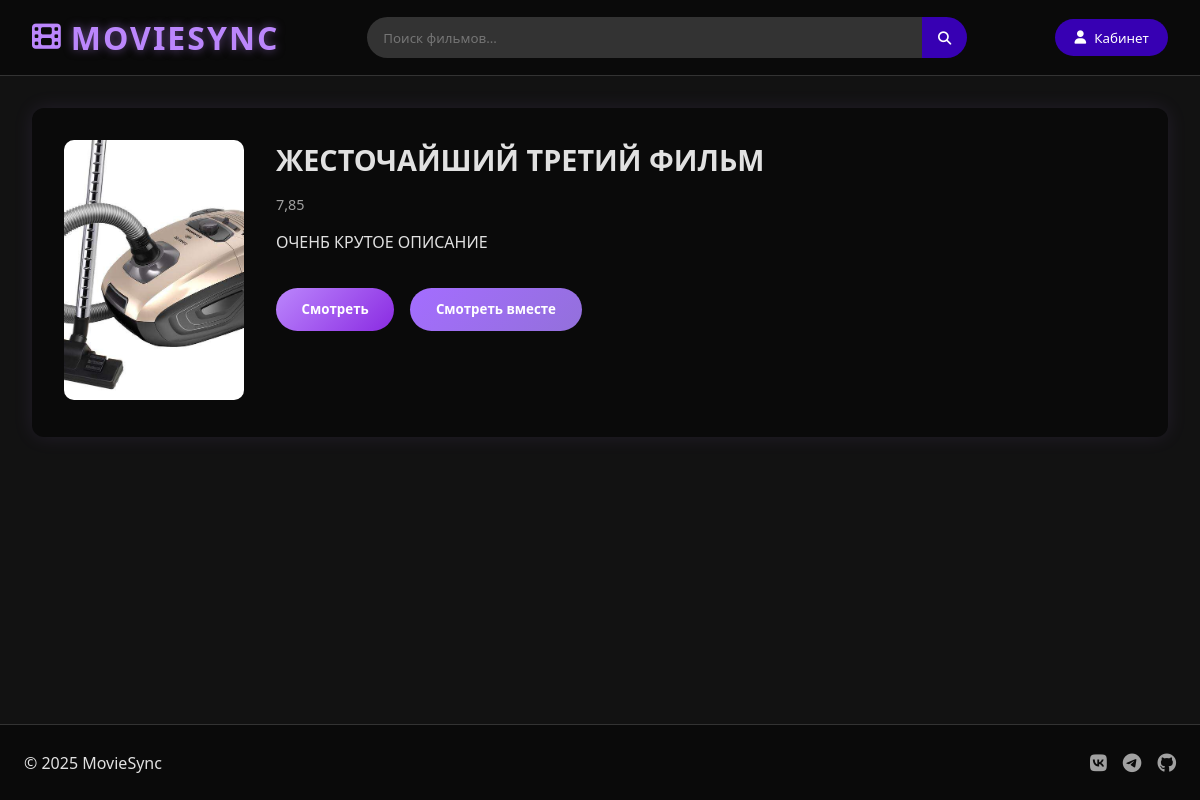
Page /3 on the committed database.
### main/models.py (models this page shows, shortened)
class Films(models.Model):
    title = models.CharField('Название фильма',max_length=150)
    description = models.CharField('Описание фильма', max_length=350)
    picture = models.ImageField(upload_to='pictures/films')
    rating = models.DecimalField(max_digits=3, decimal_places=2, null=True, blank=True)
    class Meta:
        verbose_name = 'Фильм'
        verbose_name_plural = 'Фильмы'

### main/views.py (the view)
# urls.py: path('<int:pk>', views.FilsDetailView.as_view(), name='film_detail'),
class FilsDetailView(DetailView):
    model = Films
    template_name = 'main/FilmCard.html'
    context_object_name = 'film'

### main/templates/main/FilmCard.html (shortened to what this page needs)
    <!DOCTYPE html>
<html lang="ru">
<head>
    <link rel="stylesheet" href="../../static/main/css/movie.css">
    <link rel="stylesheet" href="../../static/main/css/CSSFile.css">
    <link rel="stylesheet" href="https://cdnjs.cloudflare.com/ajax/libs/font-awesome/6.4.0/css/all.min.css">
</head>
<body>
    <header class="header">
        <a href="{% url 'main_screen' %}" class="logo">
            <i class="fas fa-film"></i>
            <span class="logo-text">MOVIESYNC</span>
        </a>
        <div class="search-bar">
            <input type="text" placeholder="Поиск фильмов...">
            <button><i class="fas fa-search"></i></button>
        </div>
        <div class="user-actions">
            <a href="{}" >
                <button class="btn btn-profile hidden"><i class="fas fa-user"></i> Кабинет</button>
            </a>
        </div>
    </header>
    <main class="content">
    <div class="movie-card">
        <div class="movie-poster">
            <img src="{{ film.picture.url }}" alt="Постер фильма">
        </div>
        <div class="movie-details">
            <h2 class="movie-title">{{film.title}}</h2>
            <p class="movie-tags">{{film.rating}}</p>
            <p class="movie-description">
                {{film.description}}
            </p>
            <div class="movie-buttons">
                <button class="btn-watch">Смотреть</button>
                <button class="btn-watch-together">Смотреть вместе</button>
            </div>
        </div>
    </div>
</main>
    <footer class="footer">
        <div class="footer-content">
            <p>© 2025 MovieSync</p>
            <div class="social-links">
                <a href="#"><i class="fab fa-vk"></i></a>
                <a href="#"><i class="fab fa-telegram"></i></a>
                <a href="https://github.com/S-SwarB-B/MovieSync"><i class="fab fa-github"></i></a>
            </div>
        </div>
    </footer>
</body>
</html>

### main/static/main/css/movie.css (style rules this page uses)
.movie-card { display: flex; background-color: var(--darker-bg); padding: 2rem; border-radius: 12px; box-shadow: 0 0 20px rgba(187, 134, 252, 0.1); gap: 2rem; align-items: flex-start; }
.movie-poster img { width: 180px; height: 260px; object-fit: cover; border-radius: 10px; background-color: #333; }
.movie-details { flex: 1; display: flex; flex-direction: column; gap: 1rem; }
.movie-title { font-size: 1.8rem; color: var(--text); }
.movie-tags { color: var(--text-secondary); font-size: 0.9rem; }
.movie-description { color: var(--text); line-height: 1.6; max-width: 600px; }
.movie-buttons { display: flex; gap: 1rem; margin-top: 1rem; }
.btn-watch, .btn-watch-together { padding: 0.8rem 1.6rem; border: none; border-radius: 25px; cursor: pointer; font-weight: bold; transition: background-color 0.3s ease; color: #fff; }
.btn-watch { background: linear-gradient(135deg, #BB86FC, #8A2BE2); }
.btn-watch-together { background: linear-gradient(135deg, #A46DFF, #9370DB); }
a { text-decoration: none; }

### main/static/main/css/CSSFile.css (style rules this page uses)
a { text-decoration: none; }
:root { --dark-bg: #121212; --darker-bg: #0a0a0a; --primary: #BB86FC; --primary-dark: #3700B3; --secondary: #03DAC6; --text: #e1e1e1; --text-secondary: #a1a1a1; }
html { overflow-y: scroll; }
* { margin: 0; padding: 0; box-sizing: border-box; font-family: 'Segoe UI', Tahoma, Geneva, Verdana, sans-serif; }
body { background-color: var(--dark-bg); color: var(--text); min-height: 100vh; display: flex; flex-direction: column; }
.header { background-color: var(--darker-bg); padding: 1rem 2rem; display: flex; align-items: center; justify-content: space-between; border-bottom: 1px solid #333; }
.logo { display: flex; align-items: center; gap: 10px; font-size: 1.5rem; color: var(--primary); text-decoration: none; }
.logo i { font-size: 1.8rem; }
.search-bar { display: flex; flex-grow: 1; max-width: 600px; margin: 0 2rem; }
.search-bar input { width: 100%; padding: 0.7rem 1rem; border-radius: 25px 0 0 25px; border: none; background-color: #333; color: var(--text); }
.search-bar button { padding: 0 1rem; border-radius: 0 25px 25px 0; border: none; background-color: var(--primary-dark); color: white; cursor: pointer; }
.user-actions { display: flex; gap: 1rem; align-items: center; }
.btn { padding: 0.6rem 1.2rem; border-radius: 25px; cursor: pointer; font-weight: 500; transition: all 0.3s ease; }
.content { flex: 1; padding: 2rem; }
.footer { background-color: var(--darker-bg); padding: 1.5rem; border-top: 1px solid #333; }
.footer-content { display: flex; justify-content: space-between; align-items: center; max-width: 1200px; margin: 0 auto; }
.social-links { display: flex; gap: 1rem; }
.social-links a { color: var(--text-secondary); font-size: 1.2rem; transition: color 0.3s ease; }
.logo-text { font-size: 2rem; font-weight: 700; letter-spacing: 2px; color: var(--primary); text-shadow: 0 0 10px rgba(187, 134, 252, 0.5); }
.btn-profile { background-color: var(--primary-dark); color: white; padding: 0.6rem 1.2rem; border-radius: 25px; border: none; cursor: pointer; display: flex; align-items: center; gap: 8px; }

### rows in the picture
Films: picture (picture), title "ЖЕСТОЧАЙШИЙ ТРЕТИЙ ФИЛЬМ", rating "7,85", description "ОЧЕНБ КРУТОЕ ОПИСАНИЕ"
